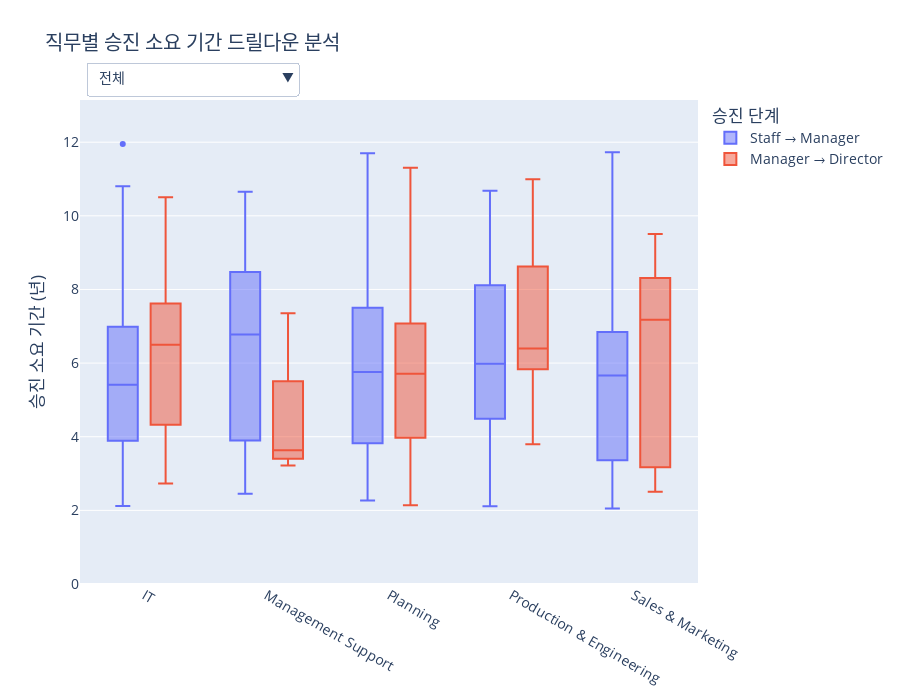

The notebook cell saved with this chart:
### Code cell
import pandas as pd
import numpy as np
import plotly.graph_objects as go
import plotly.io as pio

# --- 1. 데이터 임포트 ---
from services.tables.HR_Core.position_info_table import position_info_df
from services.tables.HR_Core.position_table import position_df
from services.tables.HR_Core.job_info_table import job_info_df
from services.tables.HR_Core.job_table import job_df, job_df_indexed, parent_map_job, job_l1_order, job_l2_order
from services.helpers.utils import get_level1_ancestor, get_level2_ancestor

def create_figure():
    """
    제안 1-2: 직무별 성장 속도 비교 그래프를 생성합니다.
    """
    # --- 2. 데이터 준비 및 가공 ---
    pos_info = position_info_df.copy()
    pos_info = pd.merge(pos_info, position_df[['POSITION_ID', 'POSITION_NAME']].drop_duplicates(), on='POSITION_ID')
    position_start_dates = pos_info.groupby(['EMP_ID', 'POSITION_NAME'])['GRADE_START_DATE'].min().unstack()
    if 'Staff' in position_start_dates.columns and 'Manager' in position_start_dates.columns:
        position_start_dates['TIME_TO_MANAGER'] = (position_start_dates['Manager'] - position_start_dates['Staff']).dt.days / 365.25
    if 'Manager' in position_start_dates.columns and 'Director' in position_start_dates.columns:
        position_start_dates['TIME_TO_DIRECTOR'] = (position_start_dates['Director'] - position_start_dates['Manager']).dt.days / 365.25
    promo_speed_df = position_start_dates.reset_index()

    # 직무 정보 추가 (기존 부서 정보 대신)
    first_job = job_info_df.sort_values('JOB_APP_START_DATE').groupby('EMP_ID').first().reset_index()
    job_name_map = job_df.set_index('JOB_ID')['JOB_NAME'].to_dict()
    first_job['JOB_L1_NAME'] = first_job['JOB_ID'].apply(lambda x: job_name_map.get(get_level1_ancestor(x, job_df_indexed, parent_map_job)))
    first_job['JOB_L2_NAME'] = first_job['JOB_ID'].apply(lambda x: job_name_map.get(get_level2_ancestor(x, job_df_indexed, parent_map_job)))
    
    analysis_df = pd.merge(promo_speed_df, first_job[['EMP_ID', 'JOB_L1_NAME', 'JOB_L2_NAME']], on='EMP_ID', how='left')
    analysis_df = analysis_df.dropna(subset=['JOB_L1_NAME', 'JOB_L2_NAME'])

    # x축 순서 지정
    analysis_df['JOB_L1_NAME'] = pd.Categorical(analysis_df['JOB_L1_NAME'], categories=job_l1_order, ordered=True)
    analysis_df['JOB_L2_NAME'] = pd.Categorical(analysis_df['JOB_L2_NAME'], categories=job_l2_order, ordered=True)
    analysis_df = analysis_df.sort_values(['JOB_L1_NAME', 'JOB_L2_NAME'])

    y_max = pd.concat([analysis_df['TIME_TO_MANAGER'], analysis_df['TIME_TO_DIRECTOR']]).max()
    fixed_y_range = [0, y_max * 1.1] if pd.notna(y_max) else [0, 10]

    # --- 3. Plotly 인터랙티브 그래프 생성 ---
    fig = go.Figure()

    # Job Level 1 레벨 트레이스
    fig.add_trace(go.Box(y=analysis_df['TIME_TO_MANAGER'], x=analysis_df['JOB_L1_NAME'], name='Staff → Manager'))
    fig.add_trace(go.Box(y=analysis_df['TIME_TO_DIRECTOR'], x=analysis_df['JOB_L1_NAME'], name='Manager → Director'))

    # Job Level 2 레벨 트레이스
    for job_l1_name in job_l1_order:
        job_df_filtered = analysis_df[analysis_df['JOB_L1_NAME'] == job_l1_name]
        fig.add_trace(go.Box(y=job_df_filtered['TIME_TO_MANAGER'], x=job_df_filtered['JOB_L2_NAME'], name='Staff → Manager', visible=False))
        fig.add_trace(go.Box(y=job_df_filtered['TIME_TO_DIRECTOR'], x=job_df_filtered['JOB_L2_NAME'], name='Manager → Director', visible=False))

    # --- 4. 드롭다운 메뉴 생성 및 레이아웃 업데이트 ---
    buttons = []
    buttons.append(dict(label='전체', method='update',
                        args=[{'visible': [True, True] + [False] * (len(job_l1_order) * 2)},
                              {'title': '전체 직무별 승진 소요 기간 비교',
                               'xaxis': {'title': 'Job Level 1', 'categoryorder': 'array', 'categoryarray': job_l1_order}}]))
    for i, job_l1_name in enumerate(job_l1_order):
        visibility_mask = [False] * (2 + len(job_l1_order) * 2)
        start_index = 2 + (i * 2)
        visibility_mask[start_index] = True; visibility_mask[start_index + 1] = True
        jobs_in_l1 = [j for j in job_l2_order if j in analysis_df[analysis_df['JOB_L1_NAME'] == job_l1_name]['JOB_L2_NAME'].unique()]
        buttons.append(dict(label=f'{job_l1_name}', method='update',
                            args=[{'visible': visibility_mask},
                                  {'title': f'{job_l1_name} 내 직무별 승진 소요 기간 비교',
                                   'xaxis': {'title': 'Job Level 2', 'categoryorder': 'array', 'categoryarray': jobs_in_l1}}]))

    fig.update_layout(
        updatemenus=[dict(active=0, buttons=buttons, direction="down", pad={"r": 10, "t": 10},
                          showactive=True, x=0.01, xanchor="left", y=1.1, yanchor="top")],
        title_text='직무별 승진 소요 기간 드릴다운 분석',
        yaxis_title='승진 소요 기간 (년)',
        font_size=14, height=700,
        boxmode='group',
        legend_title_text='승진 단계',
        yaxis_range=fixed_y_range
    )
    
    return fig

# 이 파일을 직접 실행할 경우 그래프를 생성하여 보여줍니다.
pio.renderers.default = 'vscode'
fig = create_figure()
fig.show()

### Figure 1 — Plotly figure (JSON) as saved in the notebook; plotly's stock layout.template omitted (floating-point values rounded to 4 significant figures; data arrays with more than 128 entries replaced by an {"elided": "..."} marker saying what was removed)
{"data": [{"name": "Staff → Manager", "type": "box", "x": {"elided": "1000 str values"}, "y": {"elided": "1000 float values"}}, {"name": "Manager → Director", "type": "box", "x": {"elided": "1000 str values"}, "y": {"elided": "1000 float values"}}, {"name": "Staff → Manager", "type": "box", "visible": false, "x": {"elided": "214 str values"}, "y": {"elided": "214 float values"}}, {"name": "Manager → Director", "type": "box", "visible": false, "x": {"elided": "214 str values"}, "y": {"elided": "214 float values"}}, {"name": "Staff → Manager", "type": "box", "visible": false, "x": ["HR", "HR", "HR", "HR", "HR", "HR", "HR", "HR", "HR", "HR", "HR", "HR", "HR", "HR", "HR", "HR", "HR", "HR", "HR", "HR", "HR", "HR", "HR", "HR", "HR", "HR", "HR", "HR", "Finance", "Finance", "Finance", "Finance", "Finance", "Finance", "Finance", "Finance", "Finance", "Finance", "Finance", "Finance", "Finance", "Finance", "Finance", "Finance", "Finance", "Finance", "Finance", "Finance", "Finance", "Finance", "Finance", "Finance", "Finance", "Finance", "Finance", "Finance", "Finance", "Finance", "Finance", "Finance", "Finance", "Finance", "Finance", "Finance", "Finance", "Finance", "Finance", "Finance", "Finance", "Finance", "Finance", "Finance", "Finance", "Finance", "Finance", "Finance", "Finance", "Finance", "Finance", "Finance", "Finance", "Finance", "Finance", "Finance"], "y": [NaN, NaN, NaN, NaN, NaN, NaN, NaN, NaN, 10.47, NaN, NaN, NaN, NaN, NaN, NaN, NaN, NaN, 8.471, NaN, NaN, NaN, NaN, NaN, NaN, NaN, NaN, NaN, 3.904, NaN, 2.453, NaN, NaN, NaN, 9.437, NaN, NaN, NaN, NaN, NaN, NaN, NaN, NaN, 3.584, NaN, NaN, NaN, NaN, NaN, 6.809, 7.737, NaN, NaN, NaN, NaN, NaN, NaN, NaN, NaN, NaN, NaN, NaN, 10.65, NaN, NaN, NaN, NaN, NaN, NaN, NaN, 6.749, NaN, NaN, NaN, NaN, NaN, 7.633, NaN, 2.606, NaN, NaN, 4.805, NaN, NaN, 3.899]}, {"name": "Manager → Director", "type": "box", "visible": false, "x": ["HR", "HR", "HR", "HR", "HR", "HR", "HR", "HR", "HR", "HR", "HR", "HR", "HR", "HR", "HR", "HR", "HR", "HR", "HR", "HR", "HR", "HR", "HR", "HR", "HR", "HR", "HR", "HR", "Finance", "Finance", "Finance", "Finance", "Finance", "Finance", "Finance", "Finance", "Finance", "Finance", "Finance", "Finance", "Finance", "Finance", "Finance", "Finance", "Finance", "Finance", "Finance", "Finance", "Finance", "Finance", "Finance", "Finance", "Finance", "Finance", "Finance", "Finance", "Finance", "Finance", "Finance", "Finance", "Finance", "Finance", "Finance", "Finance", "Finance", "Finance", "Finance", "Finance", "Finance", "Finance", "Finance", "Finance", "Finance", "Finance", "Finance", "Finance", "Finance", "Finance", "Finance", "Finance", "Finance", "Finance", "Finance", "Finance"], "y": [NaN, NaN, NaN, 3.431, NaN, NaN, NaN, 3.22, NaN, NaN, NaN, NaN, NaN, NaN, NaN, NaN, 3.4, NaN, NaN, NaN, NaN, NaN, NaN, NaN, NaN, NaN, NaN, NaN, NaN, NaN, NaN, NaN, NaN, NaN, NaN, NaN, NaN, NaN, 3.83, NaN, NaN, NaN, NaN, NaN, NaN, NaN, NaN, NaN, NaN, NaN, NaN, 7.354, NaN, NaN, NaN, NaN, NaN, NaN, NaN, NaN, NaN, NaN, NaN, NaN, NaN, NaN, NaN, NaN, NaN, NaN, NaN, NaN, NaN, NaN, NaN, 5.506, NaN, NaN, NaN, NaN, NaN, NaN, NaN, NaN]}, {"name": "Staff → Manager", "type": "box", "visible": false, "x": {"elided": "239 str values"}, "y": {"elided": "239 float values"}}, {"name": "Manager → Director", "type": "box", "visible": false, "x": {"elided": "239 str values"}, "y": {"elided": "239 float values"}}, {"name": "Staff → Manager", "type": "box", "visible": false, "x": {"elided": "212 str values"}, "y": {"elided": "212 float values"}}, {"name": "Manager → Director", "type": "box", "visible": false, "x": {"elided": "212 str values"}, "y": {"elided": "212 float values"}}, {"name": "Staff → Manager", "type": "box", "visible": false, "x": {"elided": "251 str values"}, "y": {"elided": "251 float values"}}, {"name": "Manager → Director", "type": "box", "visible": false, "x": {"elided": "251 str values"}, "y": {"elided": "251 float values"}}], "layout": {"boxmode": "group", "font": {"size": 14}, "height": 700, "legend": {"title": {"text": "승진 단계"}}, "title": {"text": "직무별 승진 소요 기간 드릴다운 분석"}, "updatemenus": [{"active": 0, "buttons": [{"args": [{"visible": [true, true, false, false, false, false, false, false, false, false, false, false]}, {"title": "전체 직무별 승진 소요 기간 비교", "xaxis": {"categoryarray": ["IT", "Management Support", "Planning", "Production & Engineering", "Sales & Marketing"], "categoryorder": "array", "title": "Job Level 1"}}], "label": "전체", "method": "update"}, {"args": [{"visible": [false, false, true, true, false, false, false, false, false, false, false, false]}, {"title": "IT 내 직무별 승진 소요 기간 비교", "xaxis": {"categoryarray": ["SW Developer", "Infrastructure", "Data Scientist"], "categoryorder": "array", "title": "Job Level 2"}}], "label": "IT", "method": "update"}, {"args": [{"visible": [false, false, false, false, true, true, false, false, false, false, false, false]}, {"title": "Management Support 내 직무별 승진 소요 기간 비교", "xaxis": {"categoryarray": ["HR", "Finance"], "categoryorder": "array", "title": "Job Level 2"}}], "label": "Management Support", "method": "update"}, {"args": [{"visible": [false, false, false, false, false, false, true, true, false, false, false, false]}, {"title": "Planning 내 직무별 승진 소요 기간 비교", "xaxis": {"categoryarray": ["Business Planning"], "categoryorder": "array", "title": "Job Level 2"}}], "label": "Planning", "method": "update"}, {"args": [{"visible": [false, false, false, false, false, false, false, false, true, true, false, false]}, {"title": "Production & Engineering 내 직무별 승진 소요 기간 비교", "xaxis": {"categoryarray": ["Production Management", "Engineering"], "categoryorder": "array", "title": "Job Level 2"}}], "label": "Production & Engineering", "method": "update"}, {"args": [{"visible": [false, false, false, false, false, false, false, false, false, false, true, true]}, {"title": "Sales & Marketing 내 직무별 승진 소요 기간 비교", "xaxis": {"categoryarray": ["Marketing", "Sales"], "categoryorder": "array", "title": "Job Level 2"}}], "label": "Sales & Marketing", "method": "update"}], "direction": "down", "pad": {"r": 10, "t": 10}, "showactive": true, "x": 0.01, "xanchor": "left", "y": 1.1, "yanchor": "top"}], "yaxis": {"range": [0, 13.15], "title": {"text": "승진 소요 기간 (년)"}}}}
